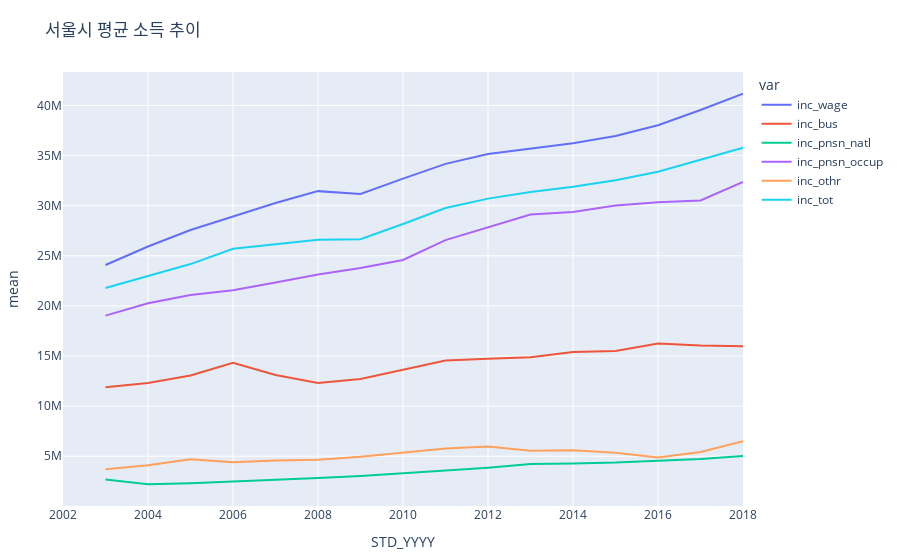

The code cell stored with this chart in its notebook:
### Code cell
plot_lines(['inc_tot', 'inc_wage', 'inc_bus', 'inc_pnsn_natl', 'inc_pnsn_occup', 'inc_othr'], y='mean', title='소득')

### Figure 1 — Plotly figure (JSON) as saved in the notebook; plotly's stock layout.template omitted (floating-point values rounded to 4 significant figures)
{"data": [{"hovertemplate": "var=inc_wage<br>STD_YYYY=%{x}<br>mean=%{y}<extra></extra>", "legendgroup": "inc_wage", "line": {"color": "#636efa", "dash": "solid"}, "mode": "lines", "name": "inc_wage", "orientation": "v", "showlegend": true, "type": "scatter", "x": [2002, 2003, 2004, 2005, 2006, 2007, 2008, 2009, 2010, 2011, 2012, 2013, 2014, 2015, 2016, 2017, 2018], "xaxis": "x", "y": [null, 24080000.0, 25920000.0, 27570000.0, 28900000.0, 30270000.0, 31450000.0, 31160000.0, 32700000.0, 34170000.0, 35160000.0, 35700000.0, 36230000.0, 36960000.0, 38030000.0, 39550000.0, 41170000.0], "yaxis": "y"}, {"hovertemplate": "var=inc_bus<br>STD_YYYY=%{x}<br>mean=%{y}<extra></extra>", "legendgroup": "inc_bus", "line": {"color": "#EF553B", "dash": "solid"}, "mode": "lines", "name": "inc_bus", "orientation": "v", "showlegend": true, "type": "scatter", "x": [2002, 2003, 2004, 2005, 2006, 2007, 2008, 2009, 2010, 2011, 2012, 2013, 2014, 2015, 2016, 2017, 2018], "xaxis": "x", "y": [null, 11880000.0, 12300000.0, 13060000.0, 14310000.0, 13110000.0, 12300000.0, 12710000.0, 13600000.0, 14550000.0, 14740000.0, 14870000.0, 15400000.0, 15510000.0, 16250000.0, 16050000.0, 15970000.0], "yaxis": "y"}, {"hovertemplate": "var=inc_pnsn_natl<br>STD_YYYY=%{x}<br>mean=%{y}<extra></extra>", "legendgroup": "inc_pnsn_natl", "line": {"color": "#00cc96", "dash": "solid"}, "mode": "lines", "name": "inc_pnsn_natl", "orientation": "v", "showlegend": true, "type": "scatter", "x": [2002, 2003, 2004, 2005, 2006, 2007, 2008, 2009, 2010, 2011, 2012, 2013, 2014, 2015, 2016, 2017, 2018], "xaxis": "x", "y": [null, 2669000.0, 2201000.0, 2296000.0, 2455000.0, 2623000.0, 2823000.0, 3040000.0, 3281000.0, 3571000.0, 3858000.0, 4238000.0, 4283000.0, 4363000.0, 4547000.0, 4717000.0, 5015000.0], "yaxis": "y"}, {"hovertemplate": "var=inc_pnsn_occup<br>STD_YYYY=%{x}<br>mean=%{y}<extra></extra>", "legendgroup": "inc_pnsn_occup", "line": {"color": "#ab63fa", "dash": "solid"}, "mode": "lines", "name": "inc_pnsn_occup", "orientation": "v", "showlegend": true, "type": "scatter", "x": [2002, 2003, 2004, 2005, 2006, 2007, 2008, 2009, 2010, 2011, 2012, 2013, 2014, 2015, 2016, 2017, 2018], "xaxis": "x", "y": [null, 19030000.0, 20270000.0, 21080000.0, 21560000.0, 22340000.0, 23130000.0, 23790000.0, 24580000.0, 26560000.0, 27870000.0, 29120000.0, 29380000.0, 30020000.0, 30350000.0, 30520000.0, 32370000.0], "yaxis": "y"}, {"hovertemplate": "var=inc_othr<br>STD_YYYY=%{x}<br>mean=%{y}<extra></extra>", "legendgroup": "inc_othr", "line": {"color": "#FFA15A", "dash": "solid"}, "mode": "lines", "name": "inc_othr", "orientation": "v", "showlegend": true, "type": "scatter", "x": [2002, 2003, 2004, 2005, 2006, 2007, 2008, 2009, 2010, 2011, 2012, 2013, 2014, 2015, 2016, 2017, 2018], "xaxis": "x", "y": [null, 3695000.0, 4110000.0, 4692000.0, 4409000.0, 4577000.0, 4662000.0, 4959000.0, 5346000.0, 5774000.0, 5972000.0, 5552000.0, 5602000.0, 5345000.0, 4886000.0, 5417000.0, 6502000.0], "yaxis": "y"}, {"hovertemplate": "var=inc_tot<br>STD_YYYY=%{x}<br>mean=%{y}<extra></extra>", "legendgroup": "inc_tot", "line": {"color": "#19d3f3", "dash": "solid"}, "mode": "lines", "name": "inc_tot", "orientation": "v", "showlegend": true, "type": "scatter", "x": [2002, 2003, 2004, 2005, 2006, 2007, 2008, 2009, 2010, 2011, 2012, 2013, 2014, 2015, 2016, 2017, 2018], "xaxis": "x", "y": [null, 21790000.0, 22960000.0, 24170000.0, 25700000.0, 26130000.0, 26600000.0, 26660000.0, 28170000.0, 29770000.0, 30710000.0, 31370000.0, 31880000.0, 32540000.0, 33390000.0, 34580000.0, 35780000.0], "yaxis": "y"}], "layout": {"autosize": true, "legend": {"title": {"text": "var"}, "tracegroupgap": 0}, "margin": {"b": 16, "l": 16, "r": 16, "t": 72}, "title": {"text": "서울시 평균 소득 추이"}, "xaxis": {"anchor": "y", "autorange": true, "domain": [0, 1], "range": [2002, 2018], "title": {"text": "STD_YYYY"}, "type": "linear"}, "yaxis": {"anchor": "x", "autorange": true, "domain": [0, 1], "range": [35680.0, 43340000.0], "title": {"text": "mean"}, "type": "linear"}}}
